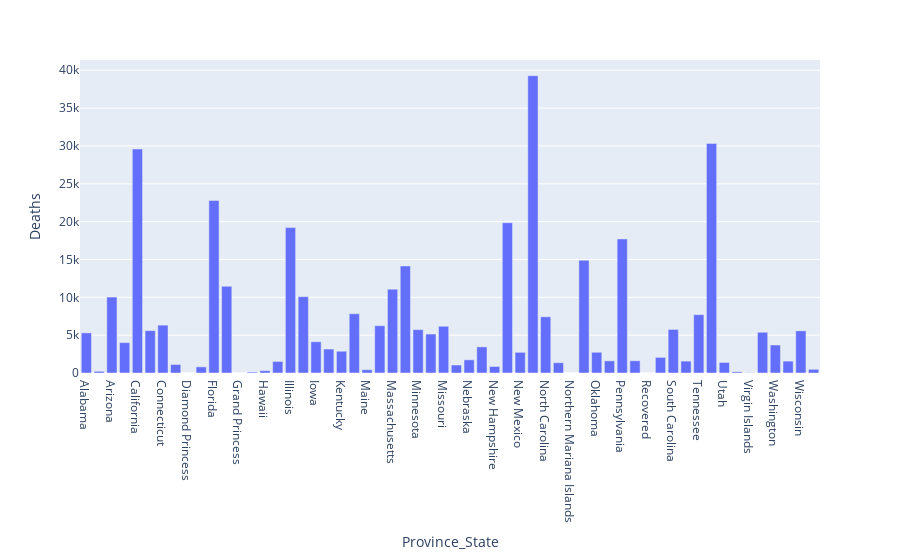

Write notebook code for a chart like this one.
### Code cell
fig = px.bar(d, x='Province_State',y = 'Deaths')
fig.show()

### Figure 1 — Plotly figure (JSON) as saved in the notebook; plotly's stock layout.template omitted (floating-point values rounded to 4 significant figures)
{"data": [{"alignmentgroup": "True", "hovertemplate": "Province_State=%{x}<br>Deaths=%{y}<extra></extra>", "legendgroup": "", "marker": {"color": "#636efa", "pattern": {"shape": ""}}, "name": "", "offsetgroup": "", "orientation": "v", "showlegend": false, "textposition": "auto", "type": "bar", "x": ["Alabama", "Alaska", "Arizona", "Arkansas", "California", "Colorado", "Connecticut", "Delaware", "Diamond Princess", "District of Columbia", "Florida", "Georgia", "Grand Princess", "Guam", "Hawaii", "Idaho", "Illinois", "Indiana", "Iowa", "Kansas", "Kentucky", "Louisiana", "Maine", "Maryland", "Massachusetts", "Michigan", "Minnesota", "Mississippi", "Missouri", "Montana", "Nebraska", "Nevada", "New Hampshire", "New Jersey", "New Mexico", "New York", "North Carolina", "North Dakota", "Northern Mariana Islands", "Ohio", "Oklahoma", "Oregon", "Pennsylvania", "Puerto Rico", "Recovered", "Rhode Island", "South Carolina", "South Dakota", "Tennessee", "Texas", "Utah", "Vermont", "Virgin Islands", "Virginia", "Washington", "West Virginia", "Wisconsin", "Wyoming"], "xaxis": "x", "y": [5299, 224, 10036, 4010, 29587, 5600, 6324, 1128, 0, 813, 22804, 11457, 3, 124, 308, 1528, 19210, 10089, 4127, 3164, 2876, 7833, 432, 6246, 11071, 14145, 5731, 5146, 6173, 1054, 1737, 3450, 862, 19854, 2732, 39288, 7425, 1360, 2, 14899, 2738, 1603, 17710, 1616, 0, 2062, 5758, 1570, 7704, 30336, 1390, 156, 24, 5381, 3698, 1570, 5567, 489], "yaxis": "y"}], "layout": {"barmode": "relative", "legend": {"tracegroupgap": 0}, "margin": {"t": 60}, "xaxis": {"anchor": "y", "domain": [0, 1], "title": {"text": "Province_State"}}, "yaxis": {"anchor": "x", "domain": [0, 1], "title": {"text": "Deaths"}}}}
